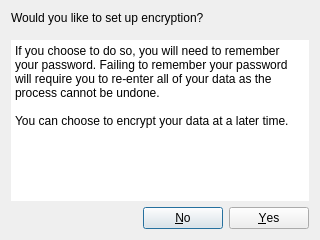
<?xml version="1.0" encoding="UTF-8"?>
<ui version="4.0">
 <class>EncryptDialog</class>
 <widget class="QDialog" name="EncryptDialog">
  <property name="geometry">
   <rect>
    <x>0</x>
    <y>0</y>
    <width>320</width>
    <height>240</height>
   </rect>
  </property>
  <property name="minimumSize">
   <size>
    <width>320</width>
    <height>240</height>
   </size>
  </property>
  <property name="maximumSize">
   <size>
    <width>320</width>
    <height>240</height>
   </size>
  </property>
  <property name="windowTitle">
   <string>Encrypt data?</string>
  </property>
  <layout class="QGridLayout" name="gridLayout">
   <item row="0" column="0">
    <layout class="QVBoxLayout" name="verticalLayout">
     <item>
      <widget class="QLabel" name="label">
       <property name="text">
        <string>Would you like to set up encryption?</string>
       </property>
      </widget>
     </item>
     <item>
      <spacer name="verticalSpacer">
       <property name="orientation">
        <enum>Qt::Vertical</enum>
       </property>
       <property name="sizeHint" stdset="0">
        <size>
         <width>20</width>
         <height>40</height>
        </size>
       </property>
      </spacer>
     </item>
     <item>
      <widget class="QPlainTextEdit" name="plainTextEdit">
       <property name="frameShape">
        <enum>QFrame::NoFrame</enum>
       </property>
       <property name="frameShadow">
        <enum>QFrame::Plain</enum>
       </property>
       <property name="undoRedoEnabled">
        <bool>false</bool>
       </property>
       <property name="readOnly">
        <bool>true</bool>
       </property>
       <property name="plainText">
        <string>If you choose to do so, you will need to remember your password. Failing to remember your password will require you to re-enter all of your data as the process cannot be undone.

You can choose to encrypt your data at a later time.</string>
       </property>
       <property name="backgroundVisible">
        <bool>false</bool>
       </property>
      </widget>
     </item>
     <item>
      <layout class="QHBoxLayout" name="horizontalLayout">
       <item>
        <spacer name="horizontalSpacer">
         <property name="orientation">
          <enum>Qt::Horizontal</enum>
         </property>
         <property name="sizeHint" stdset="0">
          <size>
           <width>40</width>
           <height>20</height>
          </size>
         </property>
        </spacer>
       </item>
       <item>
        <widget class="QPushButton" name="noButton">
         <property name="text">
          <string>&amp;No</string>
         </property>
        </widget>
       </item>
       <item>
        <widget class="QPushButton" name="yesButton">
         <property name="text">
          <string>&amp;Yes</string>
         </property>
        </widget>
       </item>
      </layout>
     </item>
    </layout>
   </item>
  </layout>
 </widget>
 <resources/>
 <connections/>
</ui>
